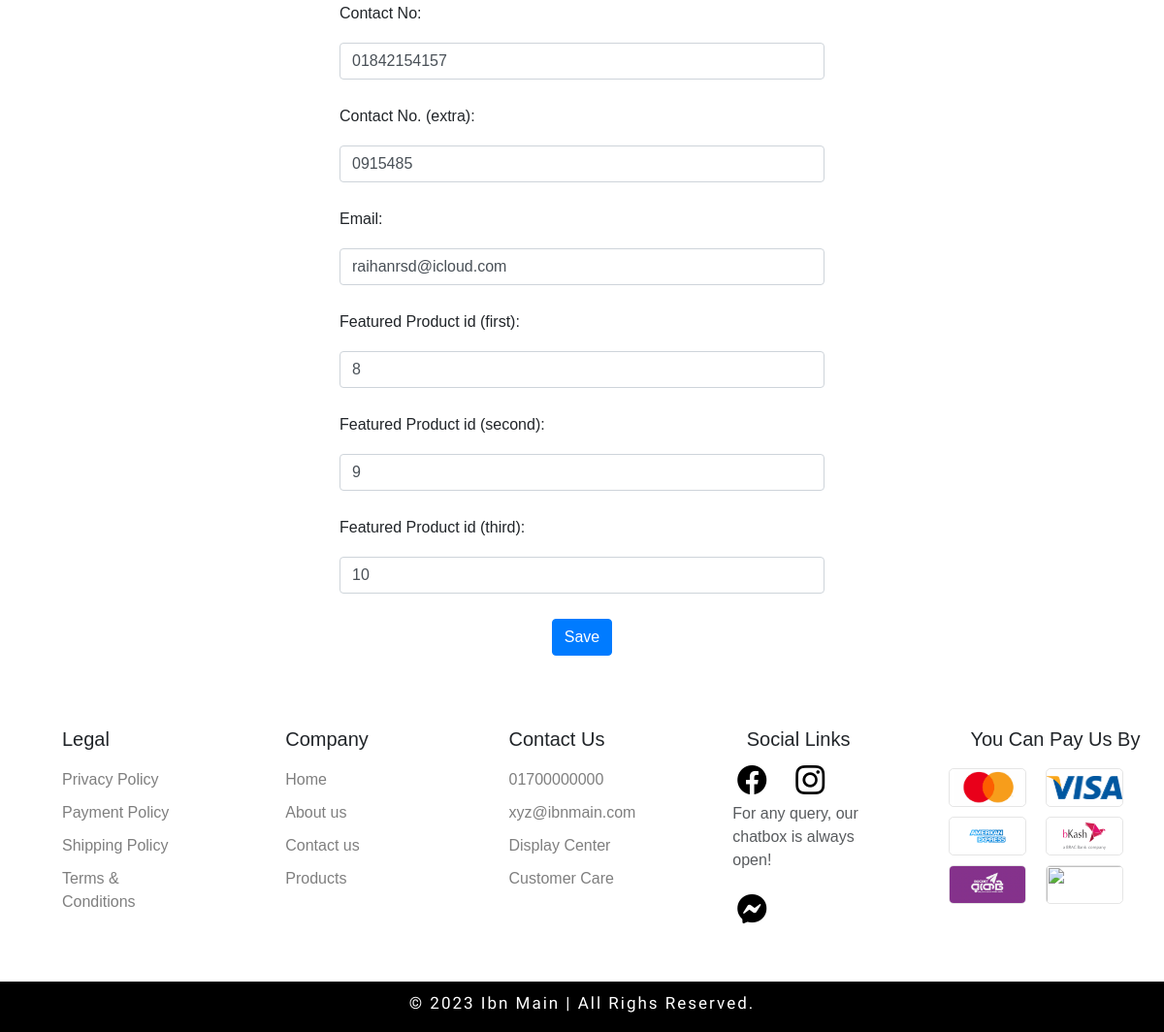
Page /admin_page/55245/change_content (signed in, lower part) on the earlier database version.
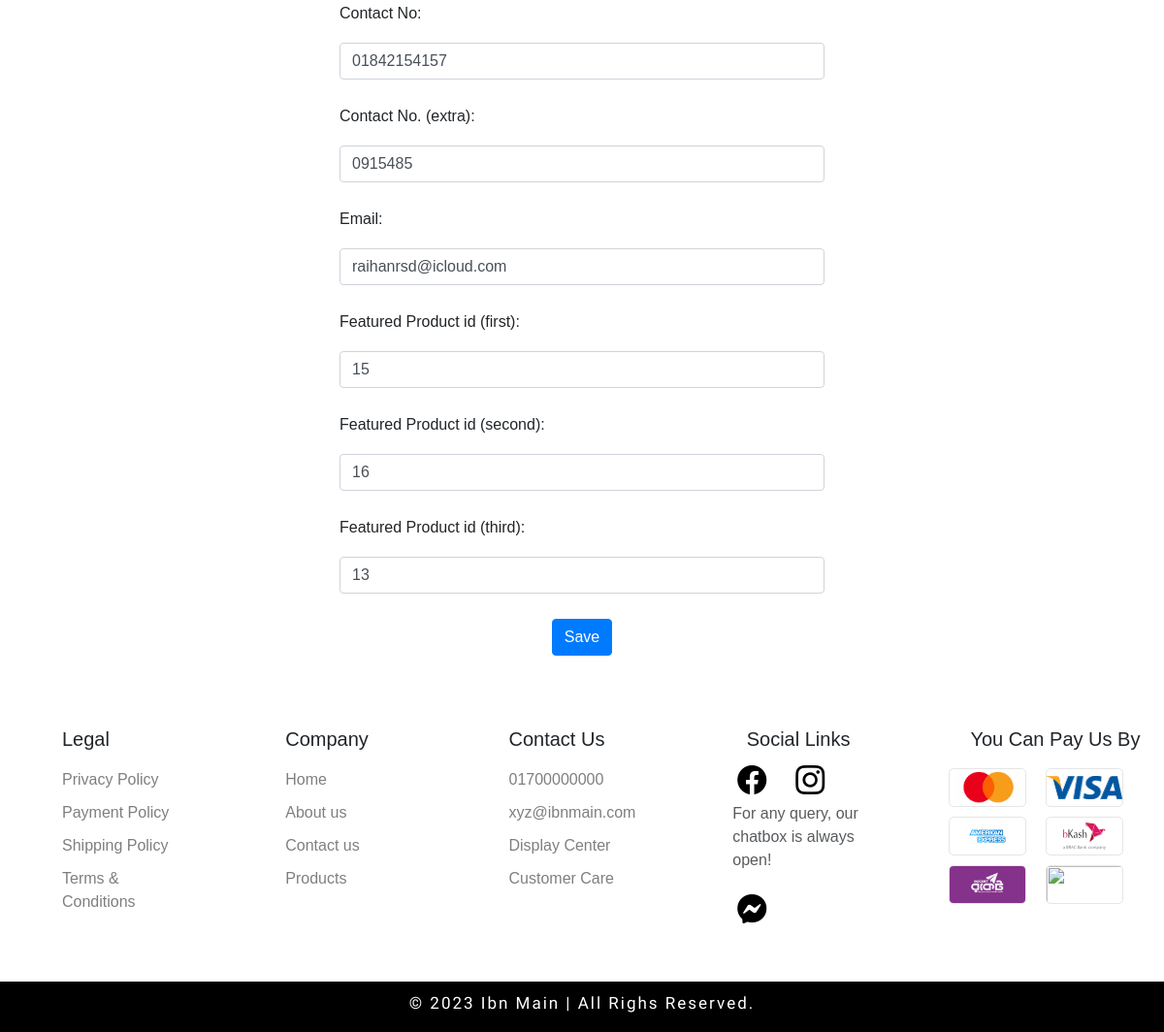
Same page on the later database version.
### basic/models.py (models this page shows, shortened)
class WebContents(models.Model):
    aboutus = models.CharField(max_length=10000)
    privacy_policy = models.CharField(max_length=10000)
    payment_policy = models.CharField(max_length=10000)
    shipping_policy = models.CharField(max_length=10000)
    term_and_conditions = models.CharField(max_length=10000)
    exchange_and_return = models.CharField(max_length=10000)
    delivery_charge = models.IntegerField()
    contact_no = models.CharField(max_length=20)
    contact_no_2 = models.CharField(max_length=20, default="0915485")
    email = models.CharField(max_length=100)
    featured_product_id_1 = models.CharField(max_length=10)
    featured_product_id_2 = models.CharField(max_length=10)
    featured_product_id_3 = models.CharField(max_length=10)

### basic/views.py (the view, shortened to what this page needs)
# urls.py: path("admin_page/" + str(num) + "/change_content", views.change_content, name="change_content"),
@login_required(login_url='login')
def change_content(request):
    web_contents = WebContents.objects.get(pk=1)
    return render(request, "basic/change_content.html", {
        "web_content": web_contents,
    })

### basic/templates/basic/change_content.html (shortened to what this page needs)
{% extends "basic/layout.html" %}
{% block body %}
<div class="oud-edit-div">
    <form method="post" enctype="multipart/form-data" action="{% url 'change_content' %}" class="checkout-form">
        <div class="form-group">
            <label for="contact_no">Contact No:</label>
            <input type="number" class="form-control login_inp-checkout" name="contact_no" value="{{web_content.contact_no}}" required
                placeholder="Contact No.">
        </div>
        <div class="form-group">
            <label for="contact_no_2">Contact No. (extra):</label>
            <input type="number" class="form-control login_inp-checkout" name="contact_no_2" value="{{web_content.contact_no_2}}"
                placeholder="Contact No. (extra)">
        </div>
        <div class="form-group">
            <label for="email">Email:</label>
            <input type="email" class="form-control login_inp-checkout" name="email" value="{{web_content.email}}"
                placeholder="Email">
        </div>
        <div class="form-group">
            <label for="featured_product_id_1">Featured Product id (first):</label>
            <input type="text" class="form-control login_inp-checkout" name="featured_1" value="{{web_content.featured_product_id_1}}"
                placeholder="Featured Product Id. 1">
        </div>
        <div class="form-group">
            <label for="featured_product_id_2">Featured Product id (second):</label>
            <input type="text" class="form-control login_inp-checkout" name="featured_2" value="{{web_content.featured_product_id_2}}"
                placeholder="Featured Product Id. 2">
        </div>
        <div class="form-group">
            <label for="featured_product_id_3">Featured Product id (third):</label>
            <input type="text" class="form-control login_inp-checkout" name="featured_3" value="{{web_content.featured_product_id_3}}"
                placeholder="Featured Product Id. 3">
        </div>
        <button type="submit" class="btn btn-primary nice_btn">Save</button>
    </form>
</div>
{% endblock %}

Differences in the rows shown:
changed WebContents "raihanrsd@icloud.com": featured_1 "8" → "15"; featured_2 "9" → "16"; featured_3 "10" → "13"
